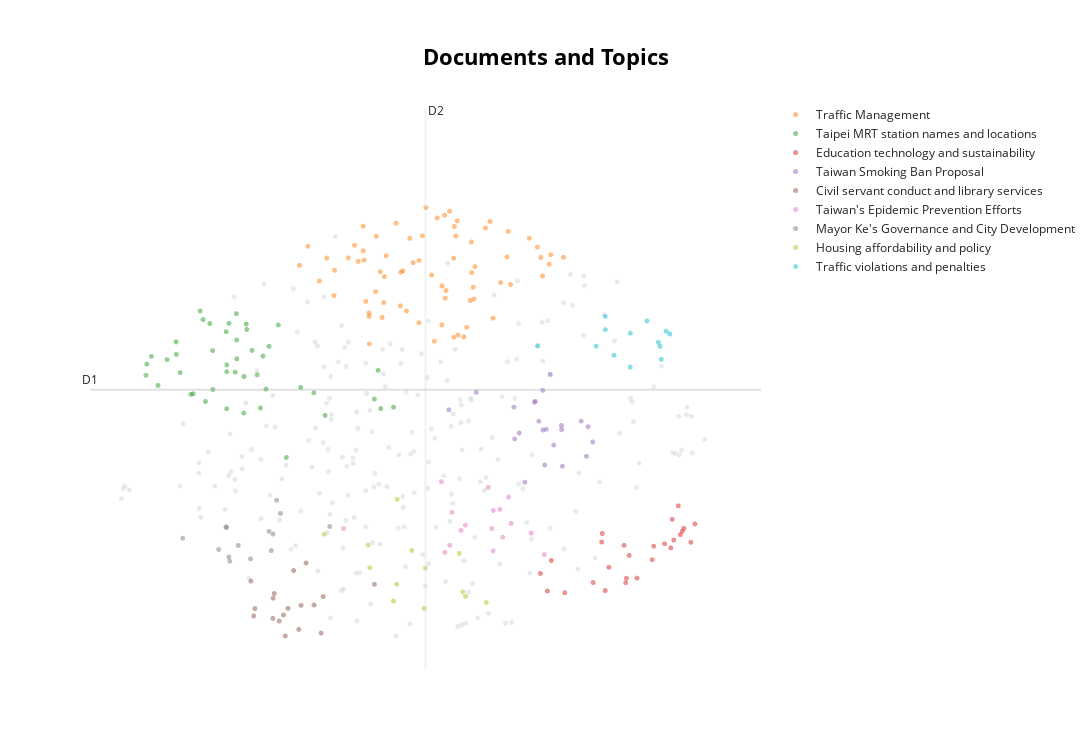

This figure's notebook cell:
### Code cell
topic_model.visualize_documents(titles, reduced_embeddings=reduced_embeddings, hide_annotations=True, hide_document_hover=True, custom_labels=True)

### Figure 1 — Plotly figure (JSON) as saved in the notebook; plotly's stock layout.template omitted (floating-point values rounded to 4 significant figures; data arrays with more than 128 entries replaced by an {"elided": "..."} marker saying what was removed)
{"data": [{"hoverinfo": "text", "marker": {"color": "#CFD8DC", "opacity": 0.5, "size": 5}, "mode": "markers+text", "name": "other", "showlegend": false, "type": "scattergl", "x": {"elided": "218 float values"}, "y": {"elided": "218 float values"}}, {"hoverinfo": "text", "marker": {"opacity": 0.5, "size": 5}, "mode": "markers+text", "name": "Traffic Management", "text": ["", "", "", "", "", "", "", "", "", "", "", "", "", "", "", "", "", "", "", "", "", "", "", "", "", "", "", "", "", "", "", "", "", "", "", "", "", "", "", "", "", "", "", "", "", "", "", "", "", "", "", "", "", "", "", "", "", "", "", "", "", "", "", "", "", "", "", "", "", "", ""], "textfont": {"size": 12}, "type": "scattergl", "x": [0.2194, 0.9926, 0.5727, 1.731, 0.4406, 0.1915, 0.2604, 1.346, -0.0869, 0.7281, 1.136, 1.637, 1.129, 0.9748, 0.8818, 0.6275, 0.8826, 1.425, 0.8008, 1.263, 1.105, 0.7555, 0.9803, 0.4223, 1.743, 1.079, 0.5534, 1.01, 0.8442, 0.3079, 1.407, 0.9755, 0.1417, 0.7008, 0.4089, 0.3057, 0.3943, 1.143, 1.574, 1.678, 0.2806, 1.055, 1.398, 0.9032, 1.114, 0.9427, 1.843, 0.3569, 0.2667, 0.7002, -0.179, 1.286, 0.4271, 0.02817, 1.664, 1.227, 0.2595, -0.0284, 1.003, 1.117, 0.306, 0.03306, -0.2446, 0.9152, 0.8214, 0.654, 0.5579, 0.6018, 0.5196, 0.3629, 0.9076], "y": [7.919, 8.258, 7.794, 7.883, 7.994, 8.133, 8.06, 7.637, 7.658, 8.261, 7.418, 8.11, 7.575, 7.962, 7.072, 8.226, 7.592, 7.612, 7.737, 8.452, 7.398, 8.635, 8.385, 7.371, 8.01, 7.042, 7.327, 6.937, 8.499, 6.82, 8.319, 6.909, 7.966, 7.931, 7.173, 7.231, 7.781, 7.849, 8.229, 7.725, 7.386, 6.913, 7.978, 8.536, 8.177, 8.588, 7.973, 7.517, 7.936, 7.102, 8.121, 7.162, 7.716, 7.463, 7.973, 8.364, 8.388, 7.963, 8.459, 7.77, 7.186, 7.8, 7.867, 7.53, 6.856, 7.902, 7.776, 7.258, 8.429, 8.253, 7.429]}, {"hoverinfo": "text", "marker": {"opacity": 0.5, "size": 5}, "mode": "markers+text", "name": "Taipei MRT station names and locations", "text": ["", "", "", "", "", "", "", "", "", "", "", "", "", "", "", "", "", "", "", "", "", "", "", "", "", "", "", "", "", "", "", "", "", "", "", "", "", "", "", "", "", "", "", ""], "textfont": {"size": 12}, "type": "scattergl", "x": [-0.5789, -1.364, -0.3482, -0.509, -1.03, -0.9313, -1.103, -0.6832, -0.8197, -0.7533, -0.5328, 0.4994, -1.452, -0.8192, -0.9297, 0.398, -0.6203, -0.6612, -0.2349, -0.9882, -0.1312, -0.8241, 0.3479, -1.22, -0.741, -1.219, -1.458, -1.415, -0.04156, -0.7435, -1.188, -0.5531, -0.6854, -0.8201, 0.3776, -1.007, -0.4854, -0.74, -0.6657, -0.4115, -0.9533, -0.8017, -1.291, -1.085], "y": [6.407, 6.266, 5.306, 6.217, 7.257, 6.73, 6.148, 6.385, 6.45, 6.443, 6.657, 5.975, 6.55, 6.54, 6.213, 5.958, 6.732, 7.013, 6.24, 6.053, 6.169, 6.982, 6.085, 6.846, 6.871, 6.68, 6.401, 6.654, 5.867, 7.222, 6.436, 5.967, 5.898, 5.955, 6.467, 7.144, 6.787, 6.621, 7.084, 7.072, 7.091, 7.094, 6.61, 6.155]}, {"hoverinfo": "text", "marker": {"opacity": 0.5, "size": 5}, "mode": "markers+text", "name": "Education technology and sustainability", "text": ["", "", "", "", "", "", "", "", "", "", "", "", "", "", "", "", "", "", "", "", "", "", "", "", "", ""], "textfont": {"size": 12}, "type": "scattergl", "x": [2.425, 2.692, 2.851, 2.752, 1.854, 2.335, 2.203, 2.146, 2.796, 2.174, 1.661, 2.767, 2.545, 1.747, 2.363, 2.342, 2.783, 2.557, 2.322, 2.716, 2.15, 2.703, 2.643, 2.883, 2.078, 1.716], "y": [3.698, 4.101, 4.176, 4.662, 3.504, 3.637, 3.842, 4.179, 4.362, 3.532, 3.761, 4.278, 3.943, 3.934, 4.001, 3.697, 4.323, 4.124, 4.135, 4.206, 4.293, 4.482, 4.156, 4.421, 3.639, 3.526]}, {"hoverinfo": "text", "marker": {"opacity": 0.5, "size": 5}, "mode": "markers+text", "name": "Taiwan Smoking Ban Proposal", "text": ["", "", "", "", "", "", "", "", "", "", "", "", "", "", "", "", "", "", "", "", "", ""], "textfont": {"size": 12}, "type": "scattergl", "x": [1.767, 1.68, 0.9366, 2.075, 2.025, 1.153, 1.452, 1.457, 1.739, 1.68, 1.649, 1.615, 1.835, 1.695, 1.829, 1.62, 1.538, 1.828, 1.984, 2.039, 1.707, 1.493], "y": [5.472, 5.672, 5.941, 5.512, 5.322, 6.174, 5.977, 5.554, 6.415, 6.201, 5.789, 6.043, 5.19, 5.206, 5.677, 6.054, 4.977, 5.732, 5.79, 5.716, 5.682, 5.633]}, {"hoverinfo": "text", "marker": {"opacity": 0.5, "size": 5}, "mode": "markers+text", "name": "Civil servant conduct and library services", "text": ["", "", "", "", "", "", "", "", "", "", "", "", "", "", "", "", "", ""], "textfont": {"size": 12}, "type": "scattergl", "x": [-0.5975, -0.192, -0.6287, -0.4521, -0.6062, -0.4043, -0.2907, -0.2321, -0.4438, -0.3709, -0.3567, -0.4551, -0.1291, -0.335, 0.348, -0.2499, -0.05744, -0.07281], "y": [3.292, 3.9, 3.658, 3.43, 3.193, 3.127, 3.799, 3.335, 3.493, 3.206, 2.928, 3.161, 3.34, 3.295, 3.616, 3.014, 3.452, 2.966]}, {"hoverinfo": "text", "marker": {"opacity": 0.5, "size": 5}, "mode": "markers+text", "name": "Taiwan's Epidemic Prevention Efforts", "text": ["", "", "", "", "", "", "", "", "", "", "", "", "", "", "", "", ""], "textfont": {"size": 12}, "type": "scattergl", "x": [1.289, 1.033, 1.362, 1.276, 1.248, 1.34, 1.429, 0.8782, 1.589, 1.409, 1.287, 1.692, 0.9051, 0.9452, 0.9616, 0.1043, 1.068], "y": [4.6, 4.335, 4.243, 4.36, 4.909, 4.614, 4.427, 4.984, 4.3, 4.78, 4.061, 4.012, 4.041, 4.136, 4.575, 4.359, 4.404]}, {"hoverinfo": "text", "marker": {"opacity": 0.5, "size": 5}, "mode": "markers+text", "name": "Mayor Ke's Governance and City Development", "text": ["", "", "", "", "", "", "", "", "", "", "", "", "", ""], "textfont": {"size": 12}, "type": "scattergl", "x": [-0.3949, -0.7286, -0.803, -0.6317, -0.005341, -0.4534, -0.7959, -0.4255, -0.486, -0.8265, -1.168, -0.8205, -0.883, -0.4672], "y": [4.561, 4.133, 3.979, 3.955, 4.387, 4.285, 3.923, 4.735, 4.322, 4.38, 4.23, 4.373, 4.08, 4.065]}, {"hoverinfo": "text", "marker": {"opacity": 0.5, "size": 5}, "mode": "markers+text", "name": "Housing affordability and policy", "text": ["", "", "", "", "", "", "", "", "", "", "", "", ""], "textfont": {"size": 12}, "type": "scattergl", "x": [1.02, 1.069, 1.233, 0.3118, 0.298, 0.4993, 0.6431, 0.5277, 0.7427, -0.04933, 0.5243, 0.7505, 1.047], "y": [4.027, 3.454, 3.372, 3.837, 4.141, 3.393, 4.066, 4.748, 3.293, 4.283, 3.618, 3.831, 3.516]}, {"hoverinfo": "text", "marker": {"opacity": 0.5, "size": 5}, "mode": "markers+text", "name": "Traffic violations and penalties", "text": ["", "", "", "", "", "", "", "", "", "", "", "", ""], "textfont": {"size": 12}, "type": "scattergl", "x": [1.638, 2.371, 2.243, 2.617, 2.102, 2.175, 2.594, 2.372, 2.684, 2.504, 2.607, 2.655, 2.174], "y": [6.793, 6.511, 6.669, 6.613, 6.789, 7.01, 6.841, 6.962, 6.952, 7.125, 6.787, 6.99, 7.186]}], "layout": {"annotations": [{"showarrow": false, "text": "D1", "x": -1.901, "y": 6.209, "yshift": 10}, {"showarrow": false, "text": "D2", "x": 0.7522, "xshift": 10, "y": 9.93}], "height": 750, "shapes": [{"line": {"color": "#CFD8DC", "width": 2}, "type": "line", "x0": 0.7522, "x1": 0.7522, "y0": 2.487, "y1": 9.93}, {"line": {"color": "#9E9E9E", "width": 2}, "type": "line", "x0": -1.901, "x1": 3.405, "y0": 6.209, "y1": 6.209}], "title": {"font": {"color": "Black", "size": 22}, "text": "<b>Documents and Topics</b>", "x": 0.5, "xanchor": "center", "yanchor": "top"}, "width": 1200, "xaxis": {"visible": false}, "yaxis": {"visible": false}}}
